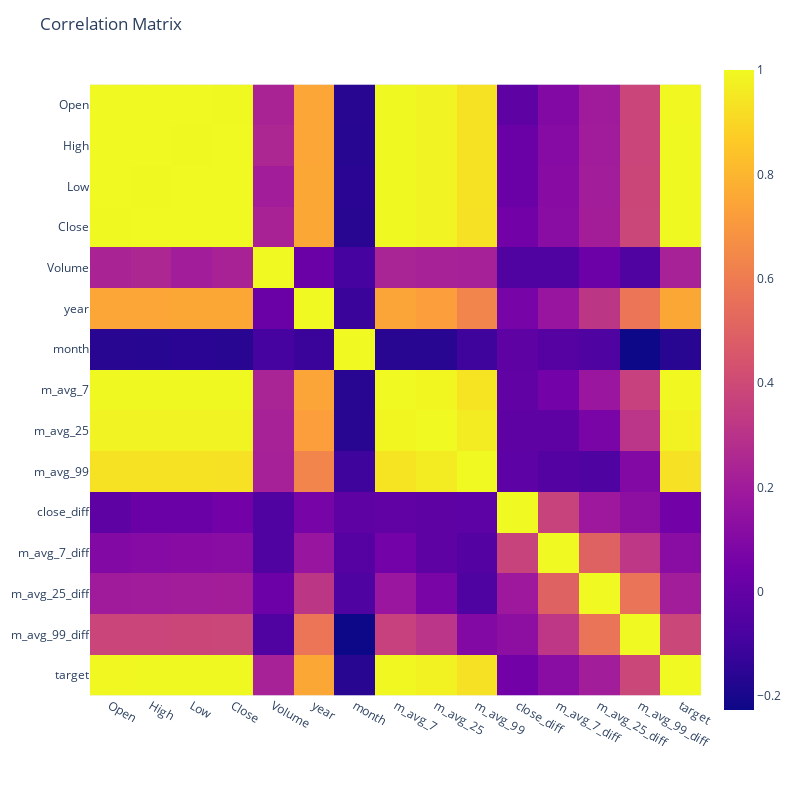

The notebook cell this image was saved under:
### Code cell
# Correlação entre as variáveis
correlation = df.corr()
# Plotar a matriz de correlação usando o plotly
fig = px.imshow(correlation)
fig.update_layout(
    title='Correlation Matrix',
    width=800,
    height=800
)
fig.show()

### Figure 1 — Plotly figure (JSON) as saved in the notebook; plotly's stock layout.template omitted (floating-point values rounded to 4 significant figures; data arrays with more than 128 entries replaced by an {"elided": "..."} marker saying what was removed)
{"data": [{"coloraxis": "coloraxis", "hovertemplate": "x: %{x}<br>y: %{y}<br>color: %{z}<extra></extra>", "name": "0", "type": "heatmap", "x": ["Open", "High", "Low", "Close", "Volume", "year", "month", "m_avg_7", "m_avg_25", "m_avg_99", "close_diff", "m_avg_7_diff", "m_avg_25_diff", "m_avg_99_diff", "target"], "xaxis": "x", "y": ["Open", "High", "Low", "Close", "Volume", "year", "month", "m_avg_7", "m_avg_25", "m_avg_99", "close_diff", "m_avg_7_diff", "m_avg_25_diff", "m_avg_99_diff", "target"], "yaxis": "y", "z": {"elided": "15x15 float values"}}], "layout": {"coloraxis": {"colorscale": [[0, "#0d0887"], [0.1111, "#46039f"], [0.2222, "#7201a8"], [0.3333, "#9c179e"], [0.4444, "#bd3786"], [0.5556, "#d8576b"], [0.6667, "#ed7953"], [0.7778, "#fb9f3a"], [0.8889, "#fdca26"], [1, "#f0f921"]]}, "height": 800, "margin": {"t": 60}, "title": {"text": "Correlation Matrix"}, "width": 800, "xaxis": {"anchor": "y", "constrain": "domain", "domain": [0, 1], "scaleanchor": "y"}, "yaxis": {"anchor": "x", "autorange": "reversed", "constrain": "domain", "domain": [0, 1]}}}
